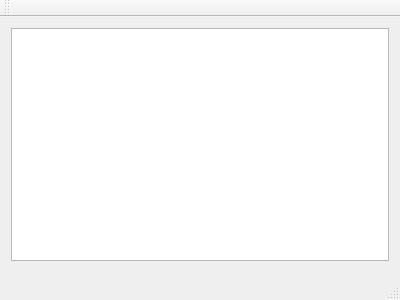
<?xml version="1.0" encoding="UTF-8"?>
<ui version="4.0">
 <class>MainWindow</class>
 <widget class="QMainWindow" name="MainWindow">
  <property name="geometry">
   <rect>
    <x>0</x>
    <y>0</y>
    <width>400</width>
    <height>300</height>
   </rect>
  </property>
  <property name="windowTitle">
   <string>MainWindow</string>
  </property>
  <widget class="QWidget" name="centralWidget">
   <layout class="QVBoxLayout" name="verticalLayout">
    <item>
     <widget class="QTextEdit" name="textEdit"/>
    </item>
    <item>
     <widget class="MyPainter" name="widget" native="true"/>
    </item>
   </layout>
  </widget>
  <widget class="QMenuBar" name="menuBar">
   <property name="geometry">
    <rect>
     <x>0</x>
     <y>0</y>
     <width>400</width>
     <height>22</height>
    </rect>
   </property>
  </widget>
  <widget class="QToolBar" name="mainToolBar">
   <attribute name="toolBarArea">
    <enum>TopToolBarArea</enum>
   </attribute>
   <attribute name="toolBarBreak">
    <bool>false</bool>
   </attribute>
  </widget>
  <widget class="QStatusBar" name="statusBar"/>
 </widget>
 <layoutdefault spacing="6" margin="11"/>
 <customwidgets>
  <customwidget>
   <class>MyPainter</class>
   <extends>QWidget</extends>
   <header>mypainter.h</header>
   <container>1</container>
  </customwidget>
 </customwidgets>
 <resources/>
 <connections/>
</ui>
